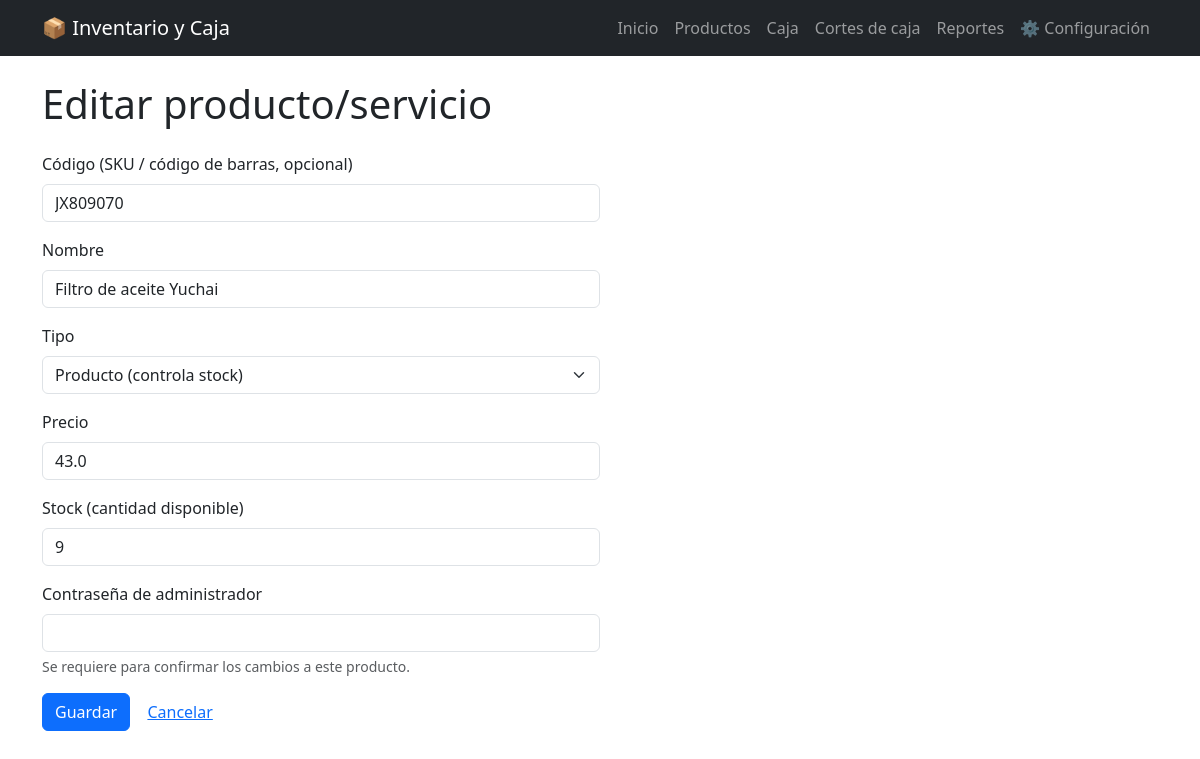
The page /productos/10/editar (signed in) on the database its author committed.
### tables this page shows
CREATE TABLE productos (
    id INTEGER PRIMARY KEY AUTOINCREMENT,
    nombre TEXT NOT NULL,
    tipo TEXT NOT NULL DEFAULT 'producto',   -- 'producto' o 'servicio'
    precio REAL NOT NULL DEFAULT 0,
    stock INTEGER NOT NULL DEFAULT 0          -- los servicios siempre tienen stock 0 / ilimitado
, codigo TEXT);

### app.py (the view, shortened to what this page needs)
@app.route("/productos/<int:producto_id>/editar", methods=["GET", "POST"])
@requiere_admin
def editar_producto(producto_id):
    conn = get_db()
    item = conn.execute("SELECT * FROM productos WHERE id = ?", (producto_id,)).fetchone()
    if item is None:
        conn.close()
        flash("Producto no encontrado.", "error")
        return redirect(url_for("productos"))
    conn.close()
    return render_template("form_producto.html", producto=item)

### app.py (called while the page is built)
def get_db():
    conn = sqlite3.connect(DB_PATH)
    conn.row_factory = sqlite3.Row
    return conn

def requiere_admin(vista):
    @wraps(vista)
    def envoltura(*args, **kwargs):
        if not session.get("es_admin"):
            session["destino_tras_acceso"] = request.url
            flash("Esta sección es exclusiva del administrador. Ingresa la contraseña para continuar.", "error")
            return redirect(url_for("acceso_productos"))
        return vista(*args, **kwargs)
    return envoltura

### templates/form_producto.html (shortened to what this page needs)
{% extends "base.html" %}
{% block contenido %}
<h1 class="mb-4">{{ 'Editar producto/servicio' if producto else 'Nuevo producto/servicio' }}</h1>
<form method="post" class="col-md-6">
    <div class="mb-3">
        <label class="form-label">Código (SKU / código de barras, opcional)</label>
        <input type="text" name="codigo" class="form-control"
               value="{{ producto.codigo if producto else '' }}">
    </div>
    <div class="mb-3">
        <label class="form-label">Nombre</label>
        <input type="text" name="nombre" class="form-control" required
               value="{{ producto.nombre if producto else '' }}">
    </div>
    <div class="mb-3">
        <label class="form-label">Tipo</label>
        <select name="tipo" id="tipo" class="form-select" onchange="actualizarStock()">
            <option value="producto" {% if producto and producto.tipo == 'producto' %}selected{% endif %}>Producto (controla stock)</option>
        </select>
    </div>
    <div class="mb-3">
        <label class="form-label">Precio</label>
        <input type="number" step="0.01" min="0" name="precio" class="form-control" required
               value="{{ producto.precio if producto else '' }}">
    </div>
    <div class="mb-3" id="campo_stock">
        <label class="form-label">Stock (cantidad disponible)</label>
        <input type="number" min="0" name="stock" class="form-control"
               value="{{ producto.stock if producto else 0 }}">
    </div>
    {% if producto %}
    <div class="mb-3">
        <label class="form-label">Contraseña de administrador</label>
        <input type="password" name="contrasena" class="form-control" required>
        <div class="form-text">Se requiere para confirmar los cambios a este producto.</div>
    </div>
    {% endif %}
    <button type="submit" class="btn btn-primary">Guardar</button>
    <a href="{{ url_for('productos') }}" class="btn btn-link">Cancelar</a>
</form>
{% endblock %}

### rows shown on the page
productos: codigo "JX809070", nombre "Filtro de aceite Yuchai", tipo "Producto (controla stock)", precio "43.0", stock "9"

### other values the page prints
{{ 'Editar producto/servicio' if producto else 'Nuevo producto/servicio' }} "Editar producto/servicio"
